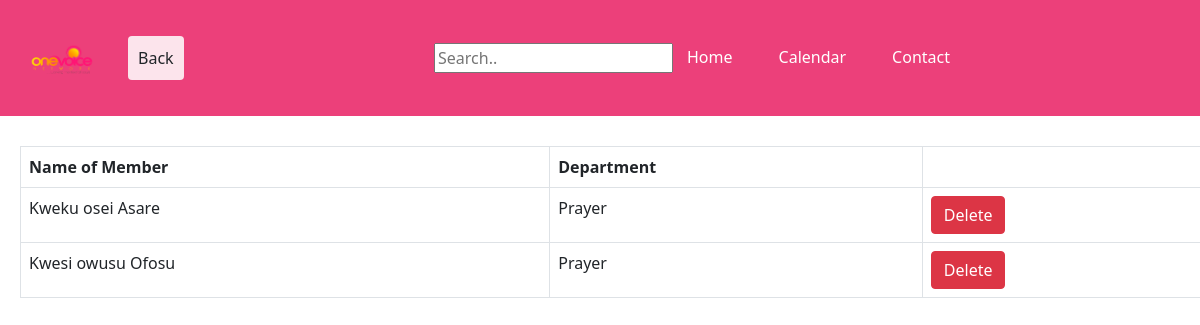
Page /departments/prayer.php on the committed database.
### tables this page shows
CREATE TABLE `department` (
  `deptNum` int(11) NOT NULL,
  `deptName` varchar(20) NOT NULL
);

### departments/prayer.php (the view, shortened to what this page needs)
<?php
require "../php/database_connection_test.php";
function listing($conn){
    $prayer_dept=mysqli_query($conn, "SELECT concat(P.fname, ' ', P.middlename, ' ', P.lname) as Fullname, D.deptName
    from Members as M Inner Join Person as P on M.memID=P.personID
    Inner Join DepartmentPerson as Dep on Dep.deptpersonID=P.personId
    Inner Join Department as D on D.deptNum=Dep.deptNum
    where D.deptName like '%Prayer%' ");
    $data=mysqli_fetch_all($prayer_dept,MYSQLI_ASSOC);
    return $data;
}
    $data=listing($conn);
$searchresult = [];
?>
<!DOCTYPE html>
<html lang="en">
<head>
    <link href="https://cdn.jsdelivr.net/npm/bootstrap@5.1.1/dist/css/bootstrap.min.css" rel="stylesheet">
    <link rel="stylesheet" type="text/css" href="../css/styles.css">
</head>
<body>
    <nav class="navbar navbar-expand-lg navbar-dark navbarcolor">
        <div class="container-fluid">
        <a class="navbar-brand " href="home.php"><img src="../images/logo.png" width="100" height="90"></a>
        <a href="../php/department.php"><button type="button" class="btn back-button">Back</button></a>
            <div class="collapse navbar-collapse" id="navbarText">
            <ul class="navbar-nav ms-auto mb-2 mb-lg-0 bars">
                <form action="" method="get" class="search-bar">
                        <li>
                            <input type="text" name= "searchbar"  placeholder="Search..">
                        </li>
                </form>
                <li class="nav-item">
                <a class="nav-link active barsbars" aria-current="page" href="home.php">Home</a>
                </li>
                <li class="nav-item">
                <a class="nav-link active barsbars" href="#">Calendar</a>
                </li>
                <li class="nav-item">
                <a class="nav-link active barsbars">Contact</a>
                </li>
            </ul>
            </div>
        </div>
    </nav>
    <div class="table-responsive">
        <table class="table table-hover table-color table-bordered att">
            <tr>
                <th>Name of Member</th>
                <th>Department</th>
            </tr>
            <?php foreach($data as $q){ ?>
                <tr>
                    <?php if (in_array($q['Fullname'],$searchresult)) { ?>
                        <td class="highlight"><?php echo $q['Fullname'] ?></td>
                        <td class="highlight"><?php echo $q['deptName'] ?></td>
                        <td>
                                <form action="" method="post" onSubmit="onDelete(event)">
                                    <input class="btn btn-danger" type = "submit" name="Delete"  value="Delete"/>
                                    <input type="text" name="ID" value="<?php echo $q["memID"] ?>" hidden/>
                                </form>
                            </td>
                    <?php } else { ?>
                            <td><?php echo $q['Fullname']?></td>
                            <td><?php echo $q['deptName'] ?></td>
                            <td>
                                <form action="" method="post" onSubmit="onDelete(event)">
                                    <input class="btn btn-danger" type = "submit" name="Delete"  value="Delete"/>
                                </form>
                            </td>
                    <?php } ?>
                </tr>
            <?php } ?>
        </table>
    </div>
</body>
</html>

### css/navbar.css (style rules this page uses)
.bars { margin-right: 200px; }
.barsbars { margin-right: 30px; }
.navbarcolor { background-color: #ec407a; }

### css/attendance.css (style rules this page uses)
.att { margin-top:30px; margin-left: 20px; }
.search-bar { padding: 6px; }

### css/common.css (style rules this page uses)
body { background-color:white; position:relative; }
.back-button { background-color: #fce4ec; padding:9px; }

### rows in the picture
department: Fullname "Kweku osei Asare", deptName "Prayer", Fullname "Kwesi owusu Ofosu"
